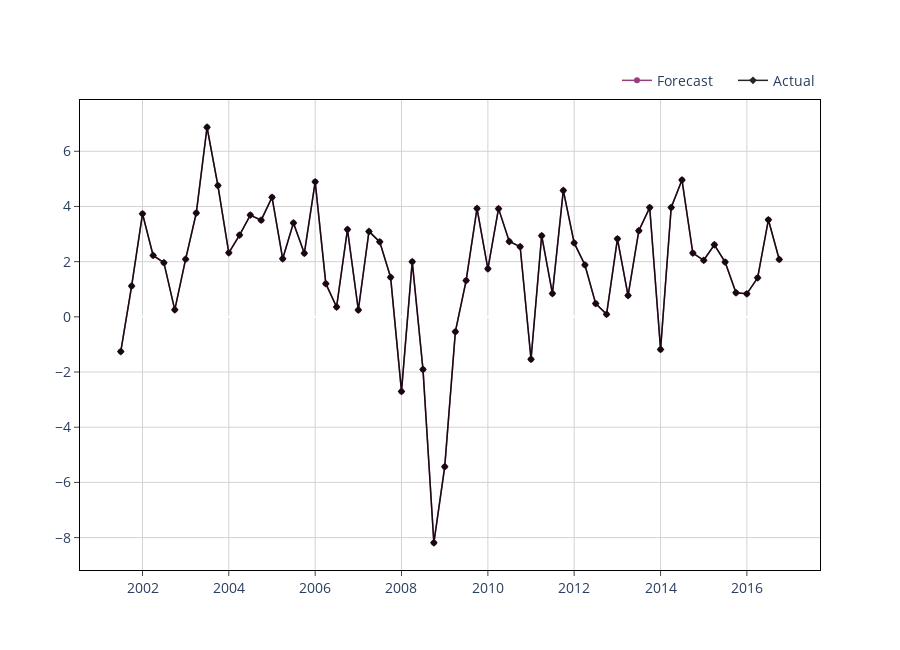

The code cell stored with this chart in its notebook:
### Code cell
from sklearn.model_selection import TimeSeriesSplit, GridSearchCV
from sklearn.ensemble import GradientBoostingRegressor
import pandas as pd

# model = GradientBoostingRegressor()

# Define hyperparameters to tune for Gradient Boosting
param_grid = {
    'n_estimators': [50, 100, 200],  # Number of boosting stages
    'max_depth': [3, 5, 10],  # Maximum depth of individual trees
    'learning_rate': [0.01, 0.1, 0.2],  # Learning rate shrinks the contribution of each tree
    'subsample': [0.8, 1.0]  # Fraction of samples used for fitting individual trees
}

# Set up time series split
tscv = TimeSeriesSplit(n_splits=5)

gb = GradientBoostingRegressor(random_state=42)

grid_search = GridSearchCV(estimator=gb, param_grid=param_grid, cv=tscv, scoring='neg_mean_squared_error', n_jobs=-1)
grid_search.fit(X_train_scaled, y_train)

print("Best hyperparameters:", grid_search.best_params_)
model = grid_search.best_estimator_

model.fit(X_train_scaled, y_train)

train_preds = pd.DataFrame.from_dict({
    "date": X_train.index,
    "predictions": model.predict(X_train_scaled),
    "actuals": y_train[target_col_name].values
})

plot_prediction(dt=train_preds.date, y_pred=train_preds.predictions, y_actual=train_preds.actuals, mode="lines+markers", legend_position=(1, 1.075))

predictions.append(model.predict(X_test_scaled)[0])
print(predictions[-1])

### Figure 1 — Plotly figure (JSON) as saved in the notebook; plotly's stock layout.template omitted (floating-point values rounded to 4 significant figures)
{"data": [{"line": {"color": "#841E62", "width": 1.5}, "marker": {"size": 6}, "mode": "lines+markers", "name": "Forecast", "opacity": 0.85, "type": "scatter", "x": ["2001-07-01T00:00:00", "2001-10-01T00:00:00", "2002-01-01T00:00:00", "2002-04-01T00:00:00", "2002-07-01T00:00:00", "2002-10-01T00:00:00", "2003-01-01T00:00:00", "2003-04-01T00:00:00", "2003-07-01T00:00:00", "2003-10-01T00:00:00", "2004-01-01T00:00:00", "2004-04-01T00:00:00", "2004-07-01T00:00:00", "2004-10-01T00:00:00", "2005-01-01T00:00:00", "2005-04-01T00:00:00", "2005-07-01T00:00:00", "2005-10-01T00:00:00", "2006-01-01T00:00:00", "2006-04-01T00:00:00", "2006-07-01T00:00:00", "2006-10-01T00:00:00", "2007-01-01T00:00:00", "2007-04-01T00:00:00", "2007-07-01T00:00:00", "2007-10-01T00:00:00", "2008-01-01T00:00:00", "2008-04-01T00:00:00", "2008-07-01T00:00:00", "2008-10-01T00:00:00", "2009-01-01T00:00:00", "2009-04-01T00:00:00", "2009-07-01T00:00:00", "2009-10-01T00:00:00", "2010-01-01T00:00:00", "2010-04-01T00:00:00", "2010-07-01T00:00:00", "2010-10-01T00:00:00", "2011-01-01T00:00:00", "2011-04-01T00:00:00", "2011-07-01T00:00:00", "2011-10-01T00:00:00", "2012-01-01T00:00:00", "2012-04-01T00:00:00", "2012-07-01T00:00:00", "2012-10-01T00:00:00", "2013-01-01T00:00:00", "2013-04-01T00:00:00", "2013-07-01T00:00:00", "2013-10-01T00:00:00", "2014-01-01T00:00:00", "2014-04-01T00:00:00", "2014-07-01T00:00:00", "2014-10-01T00:00:00", "2015-01-01T00:00:00", "2015-04-01T00:00:00", "2015-07-01T00:00:00", "2015-10-01T00:00:00", "2016-01-01T00:00:00", "2016-04-01T00:00:00", "2016-07-01T00:00:00", "2016-10-01T00:00:00"], "y": [-1.259, 1.115, 3.735, 2.224, 1.963, 0.2539, 2.089, 3.763, 6.87, 4.758, 2.32, 2.964, 3.686, 3.504, 4.332, 2.105, 3.404, 2.303, 4.893, 1.201, 0.3576, 3.168, 0.2485, 3.096, 2.718, 1.435, -2.702, 2.0, -1.906, -8.185, -5.43, -0.5382, 1.316, 3.926, 1.741, 3.921, 2.728, 2.543, -1.535, 2.943, 0.8432, 4.582, 2.678, 1.881, 0.4801, 0.09124, 2.827, 0.7689, 3.121, 3.96, -1.182, 3.964, 4.962, 2.311, 2.05, 2.612, 1.986, 0.8733, 0.8347, 1.413, 3.516, 2.08]}, {"line": {"color": "#000000", "width": 1.5}, "marker": {"size": 6, "symbol": "diamond"}, "mode": "lines+markers", "name": "Actual", "opacity": 0.85, "type": "scatter", "x": ["2001-07-01T00:00:00", "2001-10-01T00:00:00", "2002-01-01T00:00:00", "2002-04-01T00:00:00", "2002-07-01T00:00:00", "2002-10-01T00:00:00", "2003-01-01T00:00:00", "2003-04-01T00:00:00", "2003-07-01T00:00:00", "2003-10-01T00:00:00", "2004-01-01T00:00:00", "2004-04-01T00:00:00", "2004-07-01T00:00:00", "2004-10-01T00:00:00", "2005-01-01T00:00:00", "2005-04-01T00:00:00", "2005-07-01T00:00:00", "2005-10-01T00:00:00", "2006-01-01T00:00:00", "2006-04-01T00:00:00", "2006-07-01T00:00:00", "2006-10-01T00:00:00", "2007-01-01T00:00:00", "2007-04-01T00:00:00", "2007-07-01T00:00:00", "2007-10-01T00:00:00", "2008-01-01T00:00:00", "2008-04-01T00:00:00", "2008-07-01T00:00:00", "2008-10-01T00:00:00", "2009-01-01T00:00:00", "2009-04-01T00:00:00", "2009-07-01T00:00:00", "2009-10-01T00:00:00", "2010-01-01T00:00:00", "2010-04-01T00:00:00", "2010-07-01T00:00:00", "2010-10-01T00:00:00", "2011-01-01T00:00:00", "2011-04-01T00:00:00", "2011-07-01T00:00:00", "2011-10-01T00:00:00", "2012-01-01T00:00:00", "2012-04-01T00:00:00", "2012-07-01T00:00:00", "2012-10-01T00:00:00", "2013-01-01T00:00:00", "2013-04-01T00:00:00", "2013-07-01T00:00:00", "2013-10-01T00:00:00", "2014-01-01T00:00:00", "2014-04-01T00:00:00", "2014-07-01T00:00:00", "2014-10-01T00:00:00", "2015-01-01T00:00:00", "2015-04-01T00:00:00", "2015-07-01T00:00:00", "2015-10-01T00:00:00", "2016-01-01T00:00:00", "2016-04-01T00:00:00", "2016-07-01T00:00:00", "2016-10-01T00:00:00"], "y": [-1.259, 1.116, 3.735, 2.224, 1.963, 0.2534, 2.09, 3.763, 6.87, 4.758, 2.32, 2.963, 3.686, 3.504, 4.332, 2.104, 3.404, 2.303, 4.893, 1.202, 0.3569, 3.168, 0.2476, 3.097, 2.718, 1.435, -2.702, 2.0, -1.906, -8.186, -5.429, -0.5387, 1.313, 3.928, 1.741, 3.921, 2.729, 2.543, -1.536, 2.943, 0.8432, 4.582, 2.678, 1.881, 0.48, 0.09105, 2.827, 0.7691, 3.121, 3.96, -1.183, 3.964, 4.962, 2.311, 2.049, 2.612, 1.986, 0.8731, 0.8346, 1.414, 3.516, 2.08]}], "layout": {"autosize": false, "height": 650, "hovermode": "x", "legend": {"bgcolor": "rgba(0, 0, 0, 0)", "bordercolor": "rgba(0, 0, 0, 0)", "font": {"size": 14}, "indentation": 15, "orientation": "h", "x": 1, "xanchor": "right", "y": 1.075, "yanchor": "auto"}, "plot_bgcolor": "white", "title": {"text": ""}, "width": 900, "xaxis": {"gridcolor": "lightgrey", "linecolor": "black", "mirror": true, "showline": true, "tickfont": {"size": 14}, "ticks": "outside"}, "yaxis": {"gridcolor": "lightgrey", "linecolor": "black", "mirror": true, "showline": true, "tickfont": {"size": 14}, "ticks": "outside", "title": {"text": ""}}}}
